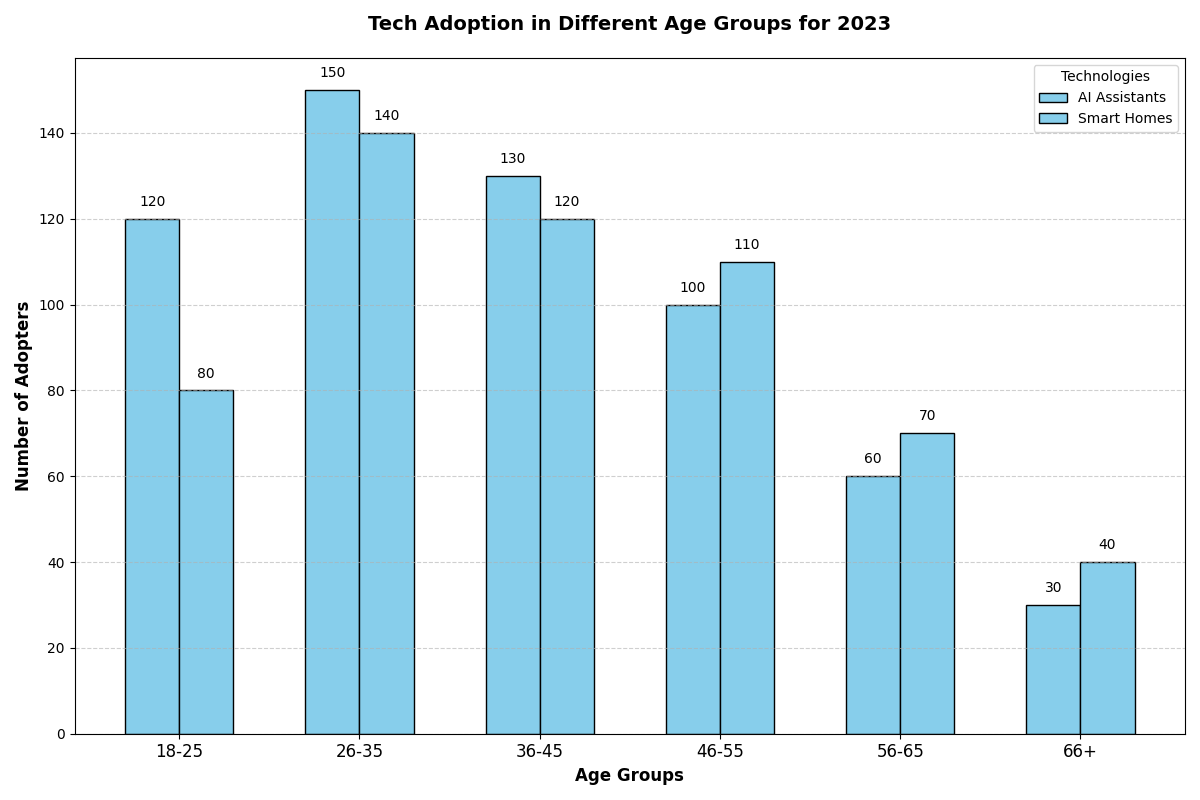

Here is the Python script that generated this plot:
import matplotlib.pyplot as plt
import numpy as np

# Age Groups
age_groups = ['18-25', '26-35', '36-45', '46-55', '56-65', '66+']

# Data inputs
ai_assistants = [120, 150, 130, 100, 60, 30]
smart_homes = [80, 140, 120, 110, 70, 40]

# Create figure and axis objects
fig, ax = plt.subplots(figsize=(12, 8))

# Bar widths
width = 0.3

# Set the positions of the bars on the x-axis
bar1 = np.arange(len(age_groups))
bar2 = [x + width for x in bar1]

# Plotting the bars using the same color for both data groups
bar_color = 'skyblue'
ax.bar(bar1, ai_assistants, width, label='AI Assistants', color=bar_color, edgecolor='black')
ax.bar(bar2, smart_homes, width, label='Smart Homes', color=bar_color, edgecolor='black')

# Adding labels and title
ax.set_xlabel('Age Groups', fontsize=12, weight='bold')
ax.set_ylabel('Number of Adopters', fontsize=12, weight='bold')
ax.set_title('Tech Adoption in Different Age Groups for 2023', fontsize=14, weight='bold', pad=20)

# Customizing the x-axis values
ax.set_xticks([r + width/2 for r in range(len(age_groups))])
ax.set_xticklabels(age_groups, fontsize=12)

# Adding value labels on top of bars
def add_value_labels(bars, values):
    for bar, value in zip(bars, values):
        ax.text(bar, value + 3, str(value), ha='center', color='black', fontsize=10)

add_value_labels(bar1, ai_assistants)
add_value_labels(bar2, smart_homes)

# Adding legend
ax.legend(title='Technologies', loc='upper right', fontsize=10)

# Add gridlines to y-axis for better readability
ax.yaxis.grid(True, linestyle='--', alpha=0.6)

# Show plot with tight layout to avoid overlap
plt.tight_layout()
plt.show()
